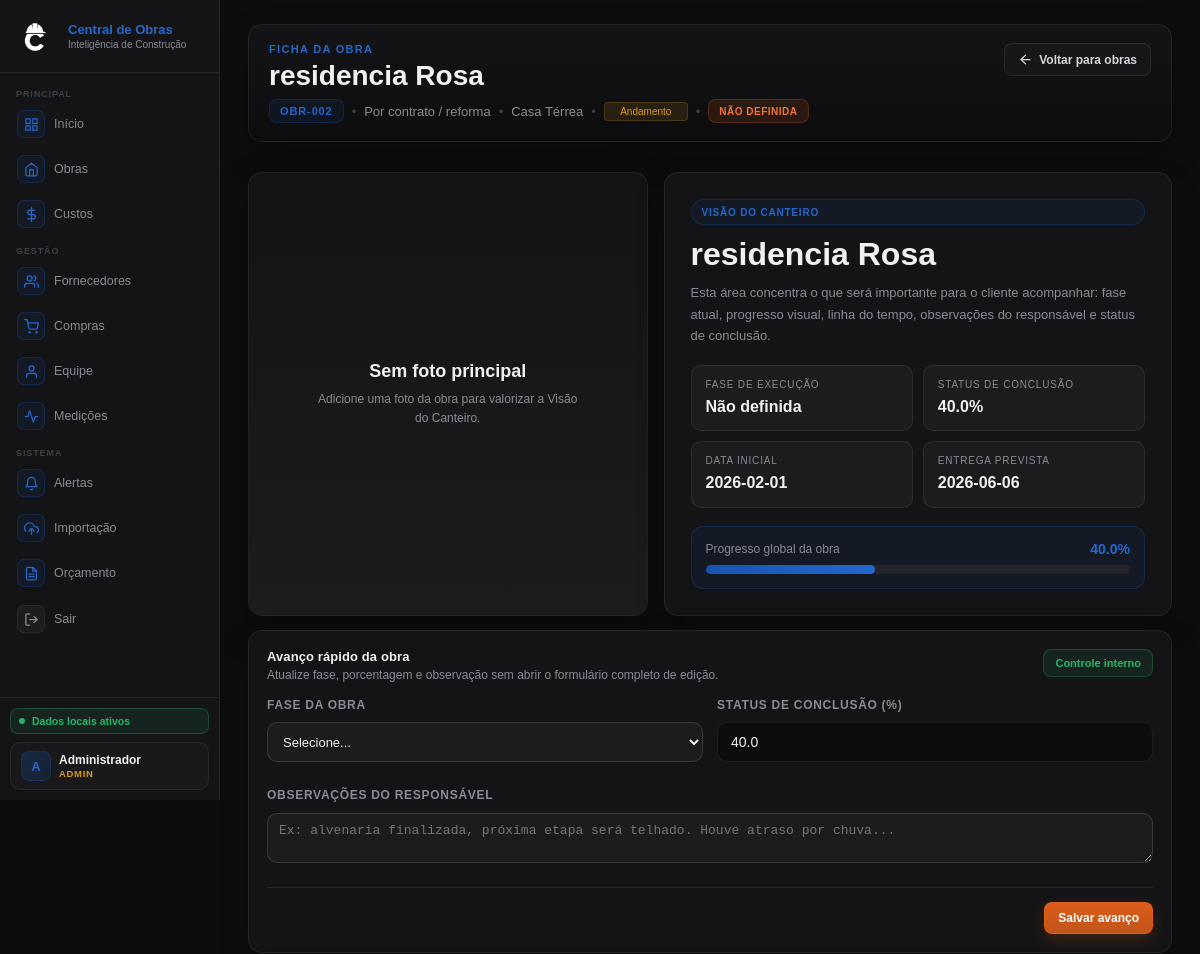
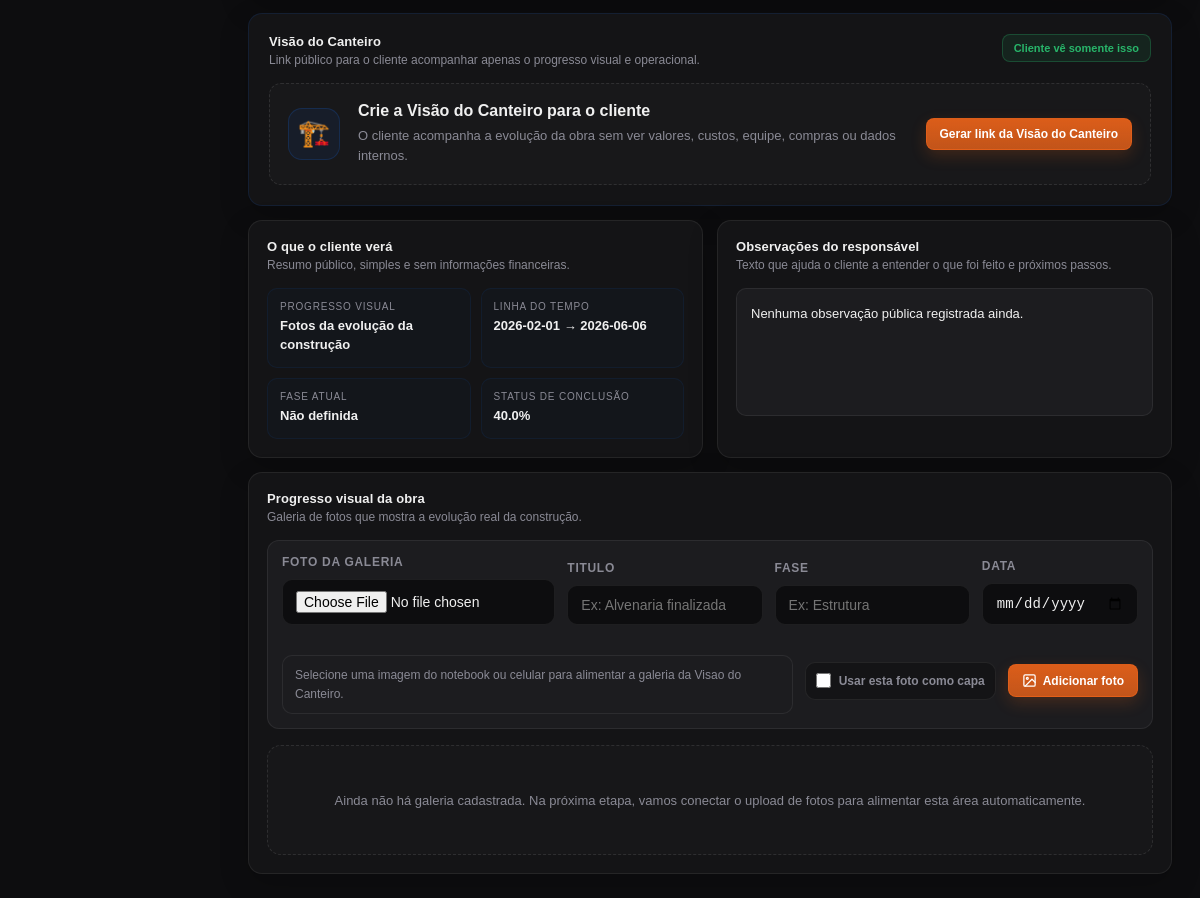
/obra/OBR-002 (signed in), run on an earlier commit of the app's database (2 pictures, top to bottom).
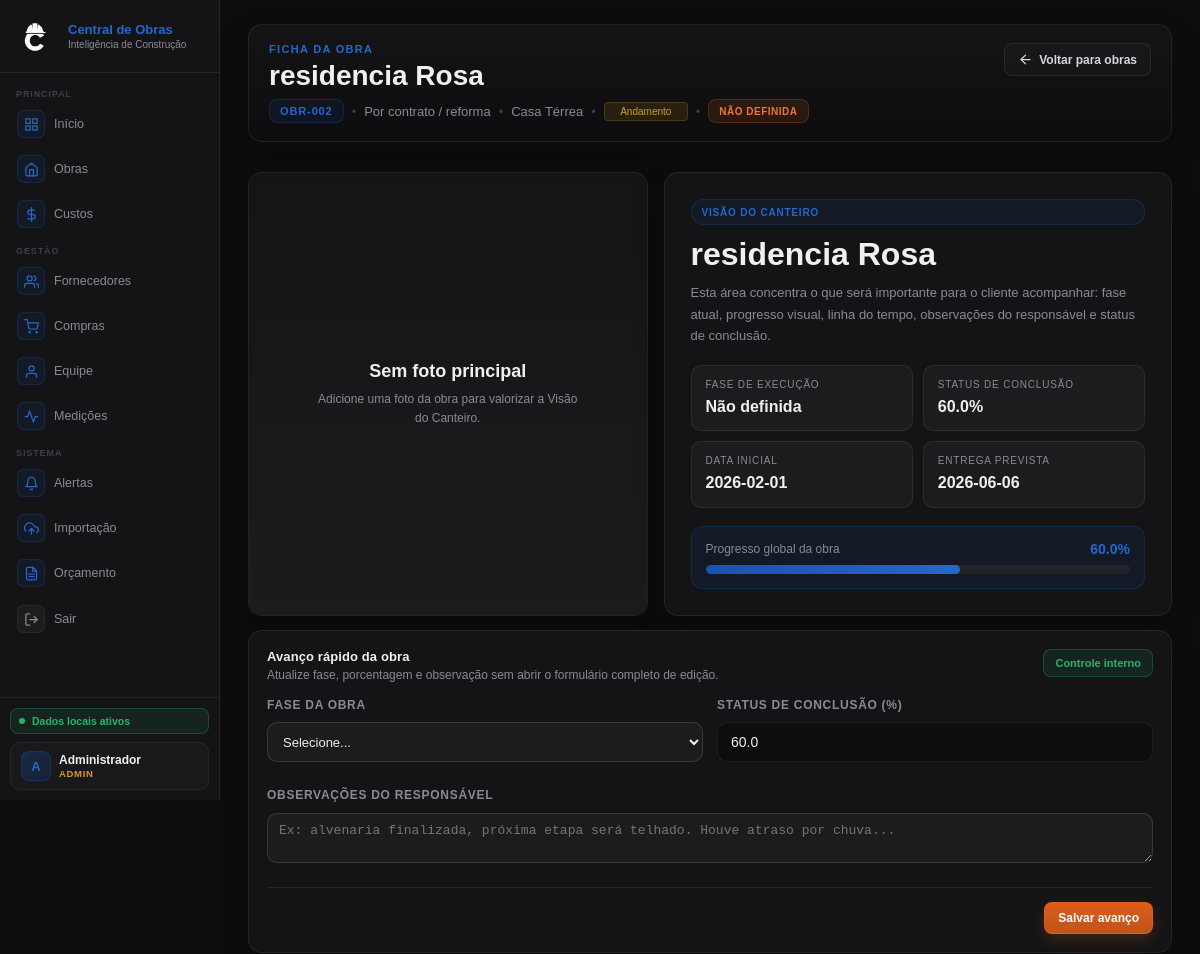
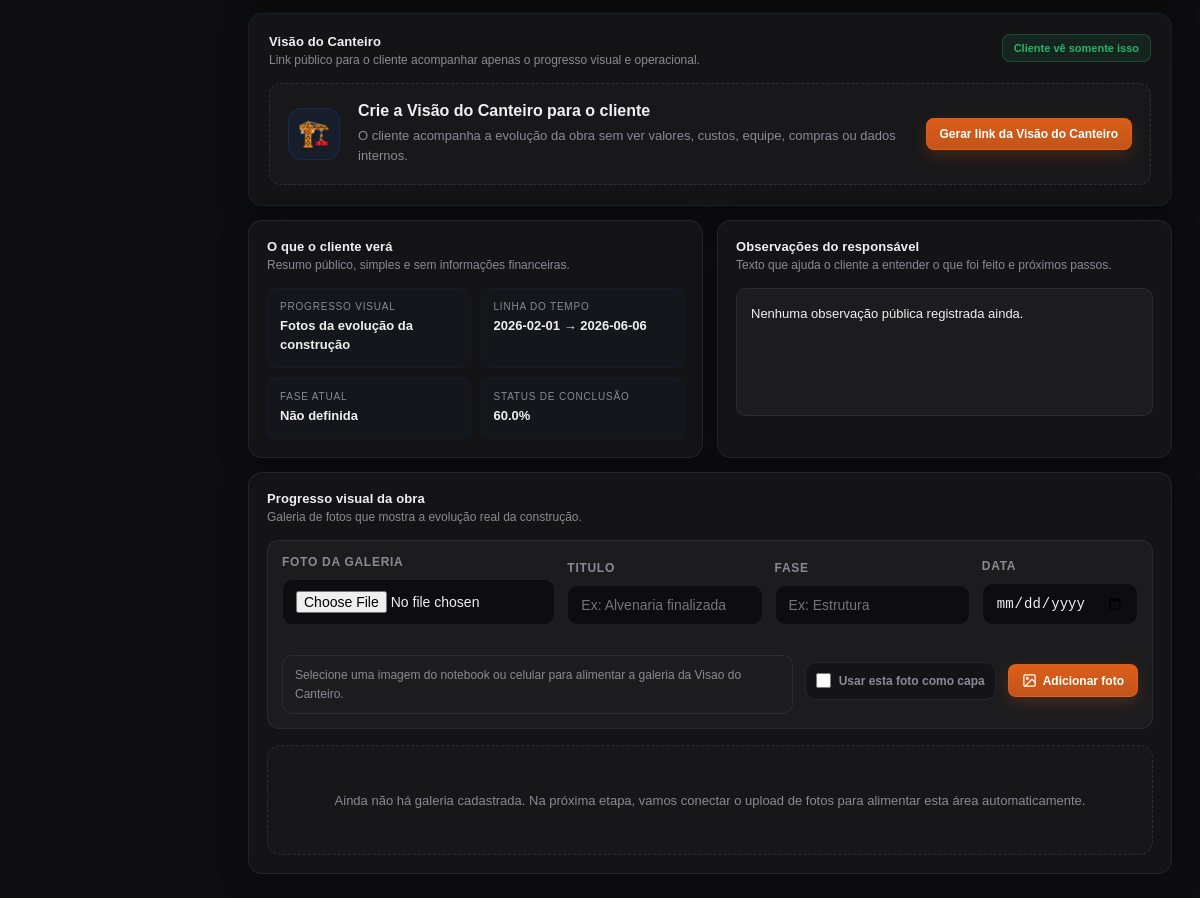
And on a later commit of the database (2 pictures, top to bottom).
### tables this page shows
CREATE TABLE obras (
    id INTEGER PRIMARY KEY AUTOINCREMENT,
    codigo TEXT NOT NULL UNIQUE,
    nome TEXT NOT NULL,
    endereco TEXT,
    tipologia TEXT,
    area_m2 REAL,
    data_inicio TEXT,
    data_fim_prevista TEXT,
    orcamento REAL DEFAULT 0,
    receita_total REAL DEFAULT 0,
    progresso_percentual REAL DEFAULT 0,
    status TEXT NOT NULL DEFAULT 'planejamento',
    criado_em TIMESTAMP DEFAULT CURRENT_TIMESTAMP
, tipo_obra TEXT NOT NULL DEFAULT 'contrato', token_publico TEXT, fase_obra TEXT, observacao_responsavel TEXT, foto_capa TEXT);

### routes/obras_routes.py (the view)
@obras_bp.route("/obra/<codigo>")
def obra_detalhe(codigo):
    if not usuario_logado() or not eh_leitura():
        return redirect(url_for("auth_bp.login"))
    obra = query_one("SELECT * FROM obras WHERE codigo = ?", (codigo,))
    if not obra:
        flash("Obra não encontrada.", "erro")
        return redirect(url_for("obras_bp.obras"))
    custos           = query_all("SELECT * FROM custos WHERE obra_id = ? ORDER BY id DESC", (obra["id"],))
    medicoes         = query_all("SELECT * FROM medicoes WHERE obra_id = ? ORDER BY id DESC", (obra["id"],))
    equipe           = query_all("SELECT * FROM equipe WHERE obra_id = ? ORDER BY id DESC", (obra["id"],))
    compras          = query_all("SELECT * FROM compras WHERE obra_id = ? ORDER BY id DESC", (obra["id"],))
    fotos_obra       = query_all("SELECT * FROM fotos_obra WHERE obra_id = ? ORDER BY id DESC", (obra["id"],))
    custos_importados = query_all(
        "SELECT * FROM custos_importados_categoria WHERE obra_id = ? ORDER BY categoria ASC",
        (obra["id"],)
    )
    custo_total   = sum((c["valor_total"] or 0) for c in custos)
    margem        = (obra["receita_total"] or 0) - custo_total
    lucro_previsto = (obra["receita_total"] or 0) - (obra["orcamento"] or 0)
    return render_template(
        "obra_detalhe.html",
        obra=obra,
        custos=custos,
        medicoes=medicoes,
        equipe=equipe,
        compras=compras,
        custos_importados=custos_importados,
        custo_total=custo_total,
        margem=margem,
        lucro_previsto=lucro_previsto,
        fotos_obra=fotos_obra,
    )

### app.py (called while the page is built)
@app.context_processor
def inject_helpers():
    return dict(
        formatar_moeda=formatar_moeda,
        calcular_media_fornecedor=calcular_media_fornecedor,
        formatar_tipo_obra=formatar_tipo_obra,
        eh_admin=eh_admin,
        eh_gestor=eh_gestor,
        eh_leitura=eh_leitura,
        usuario_perfil=usuario_perfil,
    )

### auth.py (called while the page is built)
def usuario_logado():
    return "usuario_id" in session

def usuario_perfil():
    return session.get("usuario_perfil", "")

def eh_gestor():
    return usuario_perfil() in ["admin", "gestor"]

def eh_leitura():
    return usuario_perfil() in ["admin", "gestor", "leitura"]

### database.py (called while the page is built)
def get_connection():
    conn = sqlite3.connect(DB_PATH)
    conn.row_factory = sqlite3.Row
    return conn

def query_all(sql, params=()):
    conn = get_connection()
    cursor = conn.execute(sql, params)
    rows = cursor.fetchall()
    conn.close()
    return rows

def query_one(sql, params=()):
    conn = get_connection()
    cursor = conn.execute(sql, params)
    row = cursor.fetchone()
    conn.close()
    return row

### templates/obra_detalhe.html (shortened to what the changed rows need)
{% extends "base.html" %}
{% block content %}
{% set fase_atual = obra.fase_obra if obra.fase_obra is defined and obra.fase_obra else 'Não definida' %}
{% set observacao_canteiro = obra.observacao_responsavel if obra.observacao_responsavel is defined and
obra.observacao_responsavel else '' %}
{% set foto_capa = obra.foto_capa if obra.foto_capa is defined and obra.foto_capa else '' %}
{% set galeria = fotos_obra if fotos_obra is defined else [] %}
<div class="obra-view-page obra-canteiro-page">
    <div class="obra-view-header obra-canteiro-header">
        <div>
            <div class="obra-view-kicker">Ficha da obra</div>
            <h1>{{ obra.nome }}</h1>
            <div class="obra-view-subtitle">
                <span class="obra-view-code">{{ obra.codigo }}</span>
                <span class="obra-view-dot">•</span>
                <span>{{ "Para venda" if obra.tipo_obra == "venda" else "Por contrato / reforma" }}</span>
                <span class="obra-view-dot">•</span>
                <span>{{ obra.tipologia or "-" }}</span>
                <span class="obra-view-dot">•</span>
                <span class="badge {{ obra.status }}">{{ obra.status or "-" }}</span>
                <span class="obra-view-dot">•</span>
                <span class="obra-fase-pill">{{ fase_atual }}</span>
            </div>
        </div>
    </div>
    <div class="obra-canteiro-hero">
        <div class="obra-canteiro-hero-content">
            <div class="obra-canteiro-tag">Visão do Canteiro</div>
            <h2>{{ obra.nome }}</h2>
            <p>Esta área concentra o que será importante para o cliente acompanhar: fase atual, progresso visual, linha
                do tempo, observações do responsável e status de conclusão.</p>
            <div class="obra-canteiro-status-grid">
                <div class="obra-canteiro-status-card"><span>Fase de execução</span><strong>{{ fase_atual }}</strong>
                </div>
                <div class="obra-canteiro-status-card"><span>Status de conclusão</span><strong>{{
                        (obra.progresso_percentual or 0)|round(1) }}%</strong></div>
                <div class="obra-canteiro-status-card"><span>Data inicial</span><strong>{{ obra.data_inicio or "Não
                        informada" }}</strong></div>
                <div class="obra-canteiro-status-card"><span>Entrega prevista</span><strong>{{ obra.data_fim_prevista or
                        "Não informada" }}</strong></div>
            </div>
            <div class="obra-canteiro-progress-block">
                <div class="obra-canteiro-progress-top"><span>Progresso global da obra</span><strong>{{
                        (obra.progresso_percentual or 0)|round(1) }}%</strong></div>
                <div class="progress-bar-bg">
                    <div class="progress-bar-fill progress-dinamica" data-width="{{ obra.progresso_percentual or 0 }}">
                    </div>
                </div>
            </div>
        </div>
    </div>
    {% if eh_gestor() %}
    <div class="obra-canteiro-actions-panel">
        <div class="card obra-canteiro-action-card">
            <div class="card-hdr obra-canteiro-action-hdr">
                <div>
                    <div class="card-title">Avanço rápido da obra</div>
                    <div class="obra-card-subtitle">Atualize fase, porcentagem e observação sem abrir o formulário
                        completo de edição.</div>
                </div>
                <span class="obra-portal-pill">Controle interno</span>
            </div>
            <form method="POST" action="{{ url_for('obras_bp.editar_obra', obra_id=obra.id) }}"
                class="obra-avanco-form">
                <div class="form-grid obra-avanco-grid">
                    <div class="form-group">
                        <label>Fase da obra</label>
                        <select name="fase_obra">
                            <option value="" {% if not fase_atual or fase_atual=='Não definida' %}selected{% endif %}>
                                Selecione...</option>
                        </select>
                    </div>
                    <div class="form-group">
                        <label>Status de conclusão (%)</label>
                        <input type="number" step="0.01" min="0" max="100" name="progresso_percentual"
                            value="{{ obra.progresso_percentual or 0 }}">
                    </div>
                    <div class="form-group full">
                        <label>Observações do responsável</label>
                        <textarea name="observacao_responsavel"
                            placeholder="Ex: alvenaria finalizada, próxima etapa será telhado. Houve atraso por chuva...">{{ observacao_canteiro }}</textarea>
                    </div>
                </div>
                <div class="modal-footer obra-avanco-footer"><button type="submit" class="btn btn-primary">Salvar
                        avanço</button></div>
            </form>
        </div>
    </div>
    {% endif %}
    <div class="obra-canteiro-public-preview">
        <div class="card obra-info-card">
            <div class="obra-info-list obra-info-list-publica">
                <div class="obra-info-item"><span class="obra-info-label">Linha do tempo</span><strong>{{
                        obra.data_inicio or "Início livre" }} → {{ obra.data_fim_prevista or "Fim livre" }}</strong>
                </div>
                <div class="obra-info-item"><span class="obra-info-label">Status de conclusão</span><strong>{{
                        (obra.progresso_percentual or 0)|round(1) }}%</strong></div>
            </div>
        </div>
    </div>
</div>
{% endblock %}

What changed in the data, as far as the page shows it:
changed obras "residencia Rosa": progresso_percentual "40.0" → "60.0"
